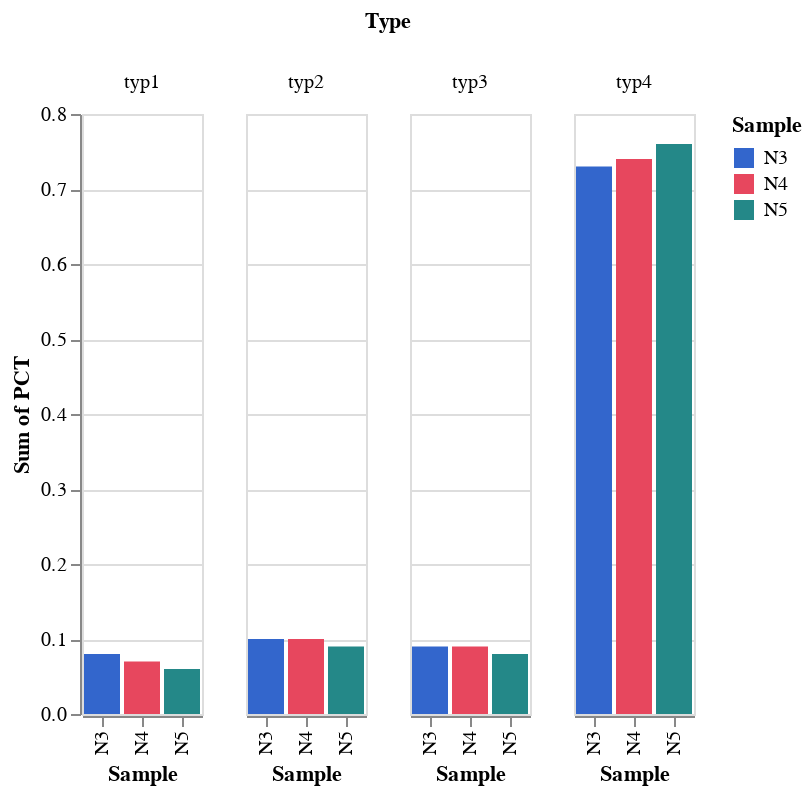

This figure's notebook cell:
### Code cell
df2 = df[df['Class']=="HiTag-1D peak as Ref."]

x = alt.Chart(df2).mark_bar().encode(
    x='Sample:O',
    y='sum(PCT):Q',
    color = alt.Color('Sample',scale=alt.Scale(domain=['N3', 'N4', 'N5'],range=[ '#3366cc',"#e7475e",'#248888'])),
    column='Type:N'
)

x

### Figure 1 — Vega-Lite specification as saved in the notebook (floating-point values rounded to 4 significant figures)
{"config": {"view": {"continuousWidth": 400, "continuousHeight": 300}}, "data": {"name": "data-82c37b147afd1e52f9a40381fd439ab6"}, "mark": "bar", "encoding": {"color": {"field": "Sample", "scale": {"domain": ["N3", "N4", "N5"], "range": ["#3366cc", "#e7475e", "#248888"]}, "type": "nominal"}, "column": {"field": "Type", "type": "nominal"}, "x": {"field": "Sample", "type": "ordinal"}, "y": {"aggregate": "sum", "field": "PCT", "type": "quantitative"}}, "$schema": "https://vega.github.io/schema/vega-lite/v4.17.0.json", "datasets": {"data-82c37b147afd1e52f9a40381fd439ab6": [{"Type": "typ1", "PCT": 0.08, "Class": "HiTag-1D peak as Ref.", "Sample": "N3"}, {"Type": "typ1", "PCT": 0.07, "Class": "HiTag-1D peak as Ref.", "Sample": "N4"}, {"Type": "typ1", "PCT": 0.06, "Class": "HiTag-1D peak as Ref.", "Sample": "N5"}, {"Type": "typ2", "PCT": 0.1, "Class": "HiTag-1D peak as Ref.", "Sample": "N3"}, {"Type": "typ2", "PCT": 0.1, "Class": "HiTag-1D peak as Ref.", "Sample": "N4"}, {"Type": "typ2", "PCT": 0.09, "Class": "HiTag-1D peak as Ref.", "Sample": "N5"}, {"Type": "typ3", "PCT": 0.09, "Class": "HiTag-1D peak as Ref.", "Sample": "N3"}, {"Type": "typ3", "PCT": 0.09, "Class": "HiTag-1D peak as Ref.", "Sample": "N4"}, {"Type": "typ3", "PCT": 0.08, "Class": "HiTag-1D peak as Ref.", "Sample": "N5"}, {"Type": "typ4", "PCT": 0.73, "Class": "HiTag-1D peak as Ref.", "Sample": "N3"}, {"Type": "typ4", "PCT": 0.74, "Class": "HiTag-1D peak as Ref.", "Sample": "N4"}, {"Type": "typ4", "PCT": 0.76, "Class": "HiTag-1D peak as Ref.", "Sample": "N5"}]}}
